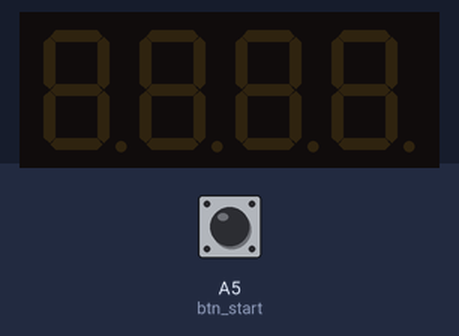
Bench run of a sketch on a simulated Arduino Uno, built with avr-gcc and run on an emulated ATmega328P. Shown: 4-digit seven-segment display. The test bench sets the inputs (shaded band); at power-on: A5 (btn_start) HIGH.

Above: at 1.2 s.
1.3 s: A5 (btn_start) pulled LOW for 0.15 s
At 2.0 s:
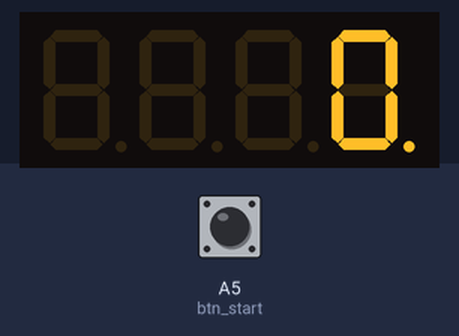
At 2.8 s:
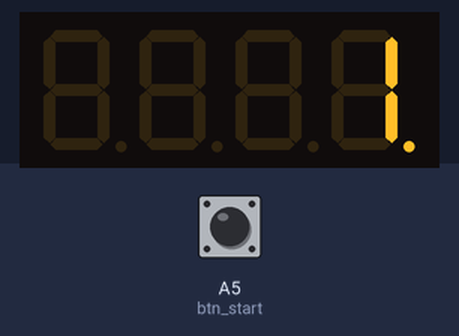
Timing chart, 0 to 4.3 s (numbered marks = the images above; inputs shaded):
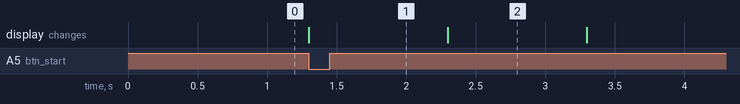

Measured:
- after the input at 1.3 s, the display: changes at once (image 1)
- what the display in image 2 shows lasts 1.0 s, from 2.3 s to 3.3 s

The sketch:

test_segment.ino
```cpp
byte D1 = 7;
byte D2 = 4;
byte D3 = 3;
byte D4 = 8;

byte A = 6;
byte B = 2;
byte C = 10;
byte D = 12;
byte E = 13;
byte F = 5;
byte G = 9;
byte DP = 11; // decimal point

const int btn_start = A5;

#include "SevSeg.h"
SevSeg sevseg; // Initiate a seven-segment controller object

int startMillis = 0; // Variable to store the start time
bool counting = false; // Flag to indicate whether counting is active

void setup() {
    byte numDigits = 4;
    byte digitPins[] = {D1, D2, D3, D4};
    byte segmentPins[] = {A, B, C, D, E, F, G, DP};
    bool resistorsOnSegments = 0;
    // Variable above indicates that 4 resistors were placed on the digit pins.
    // Set variable to 1 if you want to use 8 resistors on the segment pins.
    sevseg.begin(COMMON_ANODE, numDigits, digitPins, segmentPins, resistorsOnSegments);
    pinMode(btn_start, INPUT_PULLUP);
}

void loop() {
    int btnStartValue = digitalRead(btn_start);

    if (btnStartValue == LOW && !counting) {
        // Button pressed and not currently counting
        startMillis = millis(); // Reset the start time
        counting = true; // Set counting flag
    }
    if (counting) {
        // If counting, update the display with the elapsed time
        int currMillis_ALL = (millis() - startMillis) / 1000;
        sevseg.setNumber(currMillis_ALL, 0);
    }

    sevseg.refreshDisplay();
}
```
